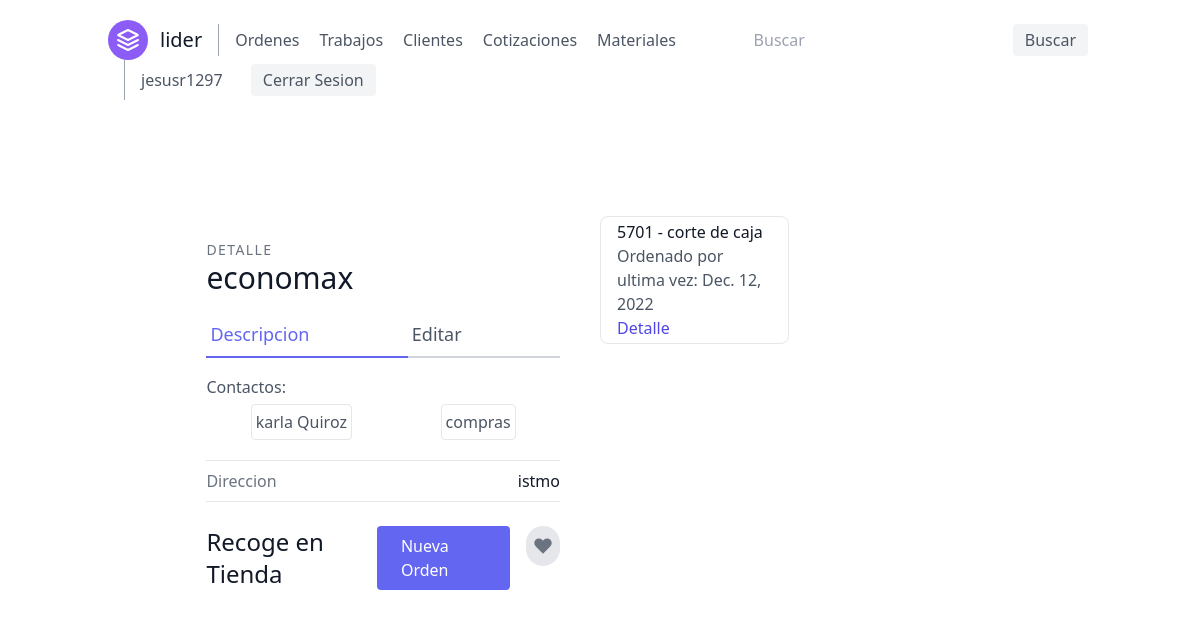
The page /clientes/detalle/1 (signed in) on the database its author committed.
### orders/models.py (models this page shows, shortened)
class Customer(models.Model):
    name_company = models.CharField(verbose_name='Nombre/Empresa', max_length=50)
    address = models.CharField(verbose_name='Domicilio', max_length=100, null=True)
    shipping = models.BooleanField(verbose_name='Entrega a domicilio')
    @property
    def delivery(self):
        return 'Entrega a Domicilio' if self.shipping else 'Recoge en Tienda'
    @property
    def contact_list(self):
        return CustomerContact.objects.filter(company_id=self.id)

class CustomerContact(models.Model):
    company = models.ForeignKey(Customer, on_delete=models.CASCADE)
    name = models.CharField(verbose_name='Nombre de quien ordena', max_length=50)
    department = models.CharField(verbose_name='Departamento', null=True, blank=True, max_length=30)
    contact = models.CharField(verbose_name='Telefono o Correo', max_length=30)
    def __str__(self):
        return self.name

class Lider(models.Model):
    lider_id = models.CharField('Numero de Lider', max_length=4,
                                validators=[RegexValidator(r'^\d{1,10}$')], primary_key=True)
    doc_description = models.CharField(verbose_name='Descripcion del formato',
                                       max_length=250)
    customer = models.ForeignKey(Customer, on_delete=models.CASCADE, default='')
    @property
    def last_ordered(self):
        last_orderitem = Order.objects.filter(orderitem__lider__lider_id=self.lider_id).last()
        return last_orderitem.date_ordered if last_orderitem else "No ordenado"

class Order(models.Model):
    customer = models.ForeignKey(Customer, on_delete=models.CASCADE, verbose_name='Cliente')
    date_ordered = models.DateField('Fecha ordenada', auto_now=True)
    expected_delivery_date = models.DateField('Fecha esperada de Entrega',
                                              default=(datetime.datetime.now() + datetime.timedelta(days=3)))
    delivered = models.DateField(verbose_name='Fecha de Entrega', null=True, blank=True)
    paid = models.DateField(verbose_name='Fecha de Pago', null=True, blank=True)
    invoice = models.IntegerField(verbose_name='Factura Asociada', null=True, blank=True)
    comment = models.TextField(verbose_name='Comentarios', blank=True, null=True)

### customers/views.py (the view)
# urls.py: path('detalle/<int:pk>', views.CustomerDetailView.as_view(), name='customer-detail'),
class CustomerDetailView(LoginRequiredMixin, DetailView):
    model = Customer
    template_name = 'customers/customer_detail.html'
    def get_context_data(self, **kwargs):
        context = super(CustomerDetailView, self).get_context_data(**kwargs)
        customer_id = kwargs['object'].id
        queryset = Lider.objects.filter(customer_id=customer_id).order_by('-lider_id')
        context.update({
            "lider_list": queryset
        })
        return context

### customers/templates/customers/customer_detail.html
{% extends 'base.html' %}
{% block content %}
    <section class="text-gray-600 body-font overflow-hidden">
        <div class="container px-5 py-24 mx-auto">
            <div class="lg:w-4/5 mx-auto flex flex-wrap">
                <div class="lg:w-1/2 w-full lg:pr-10 lg:py-6 mb-6 lg:mb-0">
                    <h2 class="text-sm title-font text-gray-500 tracking-widest">DETALLE</h2>
                    <h1 class="text-gray-900 text-3xl title-font font-medium mb-4">{{ customer.name_company }}</h1>
                    <div class="flex mb-4">
                        <a class="flex-grow text-indigo-500 border-b-2 border-indigo-500 py-2 text-lg px-1">Descripcion</a>
                        <a class="flex-grow border-b-2 border-gray-300 py-2 text-lg px-1"
                           href="{% url 'customer-update' customer.id %}">Editar</a>
                    </div>
                    <div class="mb-4">
                        <p class="leading-relaxed">Contactos:</p>
                        <div class="flex flex-wrap justify-around">
                            {% for contact in customer.contact_list %}
                                <a class="leading-relaxed border border-inherit p-1 my-1 rounded"
                                href="{% url 'customer-contact-detail' contact.id %}">{{ contact }}</a>
                            {% endfor %}
                        </div>
                    </div>
                    <div class="flex border-t border-b mb-6 border-gray-200 py-2">
                        <span class="text-gray-500">Direccion</span>
                        <span class="ml-auto text-gray-900">{{ object.address }}</span>
                    </div>
                    <div class="flex">
                        <span class="title-font font-medium text-2xl text-gray-900">{{ customer.delivery }}</span>
                        <a class="flex ml-auto text-white bg-indigo-500 border-0 py-2 px-6 focus:outline-none hover:bg-indigo-600 rounded"
                           href="{% url 'order-create-from-customer' customer.id %}">
                            Nueva Orden
                        </a>
                        <button class="rounded-full w-10 h-10 bg-gray-200 p-0 border-0 inline-flex items-center justify-center text-gray-500 ml-4">
                            <svg fill="currentColor" stroke-linecap="round" stroke-linejoin="round" stroke-width="2"
                                 class="w-5 h-5" viewBox="0 0 24 24">
                                <path d="M20.84 4.61a5.5 5.5 0 00-7.78 0L12 5.67l-1.06-1.06a5.5 5.5 0 00-7.78 7.78l1.06 1.06L12 21.23l7.78-7.78 1.06-1.06a5.5 5.5 0 000-7.78z"></path>
                            </svg>
                        </button>
                    </div>
                </div>
                <div class="lg:w-1/2 w-full lg:h-auto h-64 object-cover object-center rounded">
                    <div class="flex flex-wrap -m-2">
                        {% for lider in lider_list %}
                            <div class="p-2 lg:w-1/2 md:w-1/2 w-full h-36">
                                <div class="h-full flex items-center border-gray-200 border p-4 rounded-lg">
                                    <div class="flex-grow">
                                        <h2 class="text-gray-900 title-font font-medium">{{ lider.lider_id }}
                                            - {{ lider.doc_description|lower }}</h2>
                                        <p>Ordenado por ultima vez: {{ lider.last_ordered }}</p>
                                        <a href="{% url 'lider-detail' lider.pk %}"
                                           class="text-indigo-600 hover:text-blue-500">Detalle</a>
                                    </div>
                                </div>
                            </div>
                        {% endfor %}
                    </div>
                </div>
            </div>
        </div>
    </section>
{% endblock %}

### templates/navbar.html (shortened to what this page needs)
<header class="text-gray-600 body-font">
    <div class="container mx-auto flex flex-wrap p-5 flex-col md:flex-row items-center">
        <a href="{% url 'home' %}" class="flex title-font font-medium items-center text-gray-900 mb-4 md:mb-0">
            <svg xmlns="http://www.w3.org/2000/svg" fill="none" stroke="currentColor" stroke-linecap="round"
                 stroke-linejoin="round" stroke-width="2" class="w-10 h-10 text-white p-2 bg-purple-500 rounded-full"
                 viewBox="0 0 24 24">
                <path d="M12 2L2 7l10 5 10-5-10-5zM2 17l10 5 10-5M2 12l10 5 10-5"></path>
            </svg>
            <span class="ml-3 text-xl">lider</span>
        </a>
        <nav class="md:mr-auto md:ml-4 md:py-1 md:pl-4 md:border-l md:border-gray-400	flex flex-wrap items-center text-base justify-center">
            <a class="mr-5 hover:text-gray-900" href="{% url 'order-list' %}">Ordenes</a>
            <a class="mr-5 hover:text-gray-900" href="{% url 'lider' %}">Trabajos</a>
            <a class="mr-5 hover:text-gray-900" href="{% url 'customers' %}">Clientes</a>
            <a class="mr-5 hover:text-gray-900" href="{% url 'budgets' %}">Cotizaciones</a>
            <a class="mr-5 hover:text-gray-900" href="{% url 'material-list' %}">Materiales</a>
        </nav>
        <form class="my-auto" role="search"
              method="GET" action="{% url 'search' %}">
            <input class='mr-5 hover:text-gray-900' type="text" placeholder="Buscar" aria-label="Search" name="q">
            <button class="items-center justify-center flex flex-wrap inline-flex items-center bg-gray-100 border-0 py-1 px-3 focus:outline-none hover:bg-gray-200 rounded text-base mt-4 md:mt-0 mx-1"
                    type="submit">Buscar
            </button>
        </form>
        <div class="md:ml-4 md:py-1 md:pl-4 md:border-l md:border-gray-400">
            {% if request.user.is_authenticated %}
                <a class="mr-5 hover:text-gray-900">{{ request.user }}</a>
                <a href="{% url 'logout' %}"
                   class="inline-flex items-center bg-gray-100 border-0 py-1 px-3 focus:outline-none hover:bg-gray-200 rounded text-base mt-4 md:mt-0 mx-1">
                    Cerrar Sesion
                </a>
            {% endif %}
        </div>
    </div>
</header>

### rows shown on the page
Customer: name_company "economax", address "istmo", delivery "Recoge en Tienda"
CustomerContact: name "karla Quiroz"
CustomerContact: name "compras"
Lider: lider_id "5701", doc_description "corte de caja", last_ordered "Dec. 12, 2022"

### other values the page prints
{{ request.user }} "jesusr1297"
